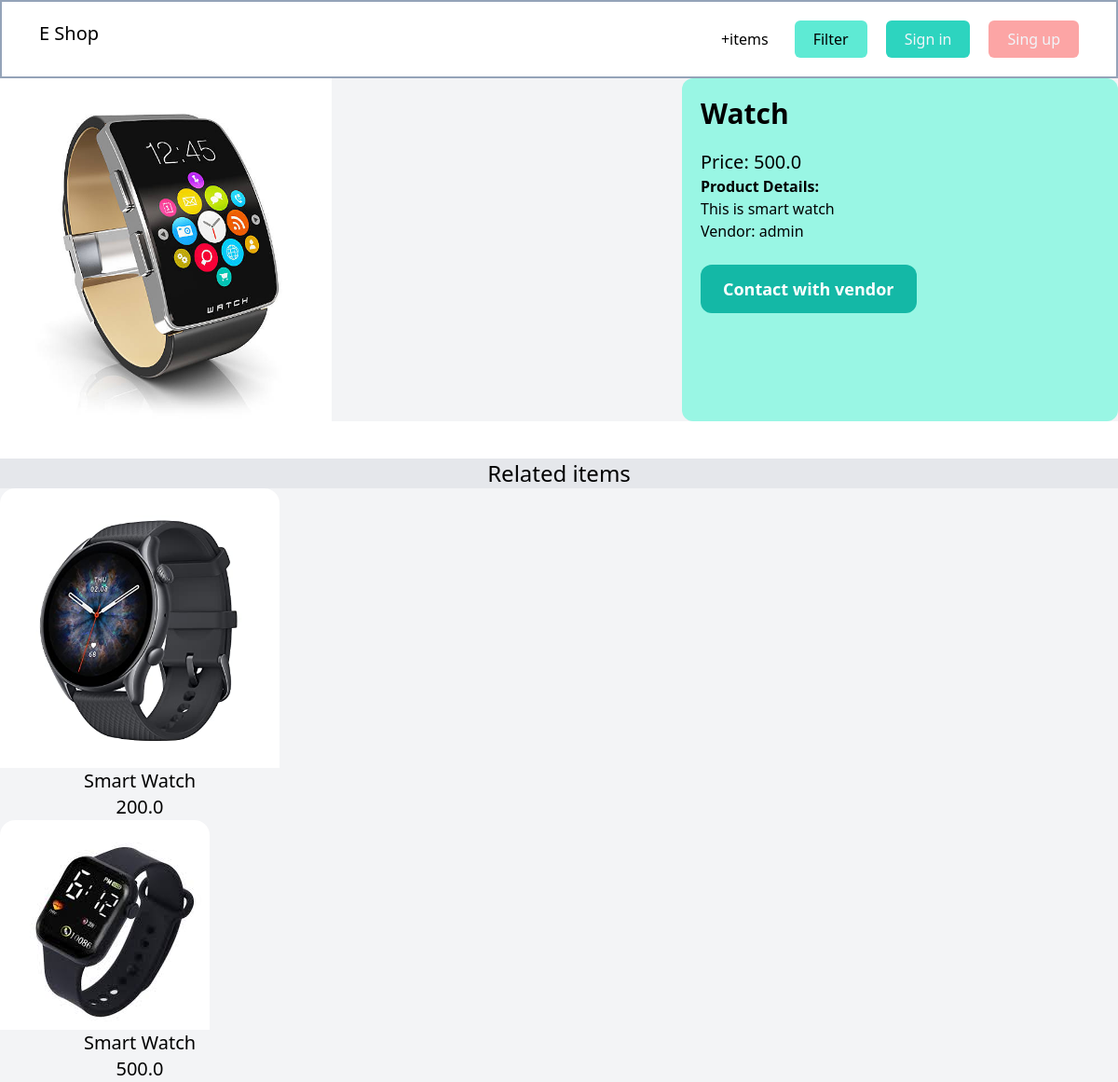
/items/3/, run on an earlier commit of the app's database.
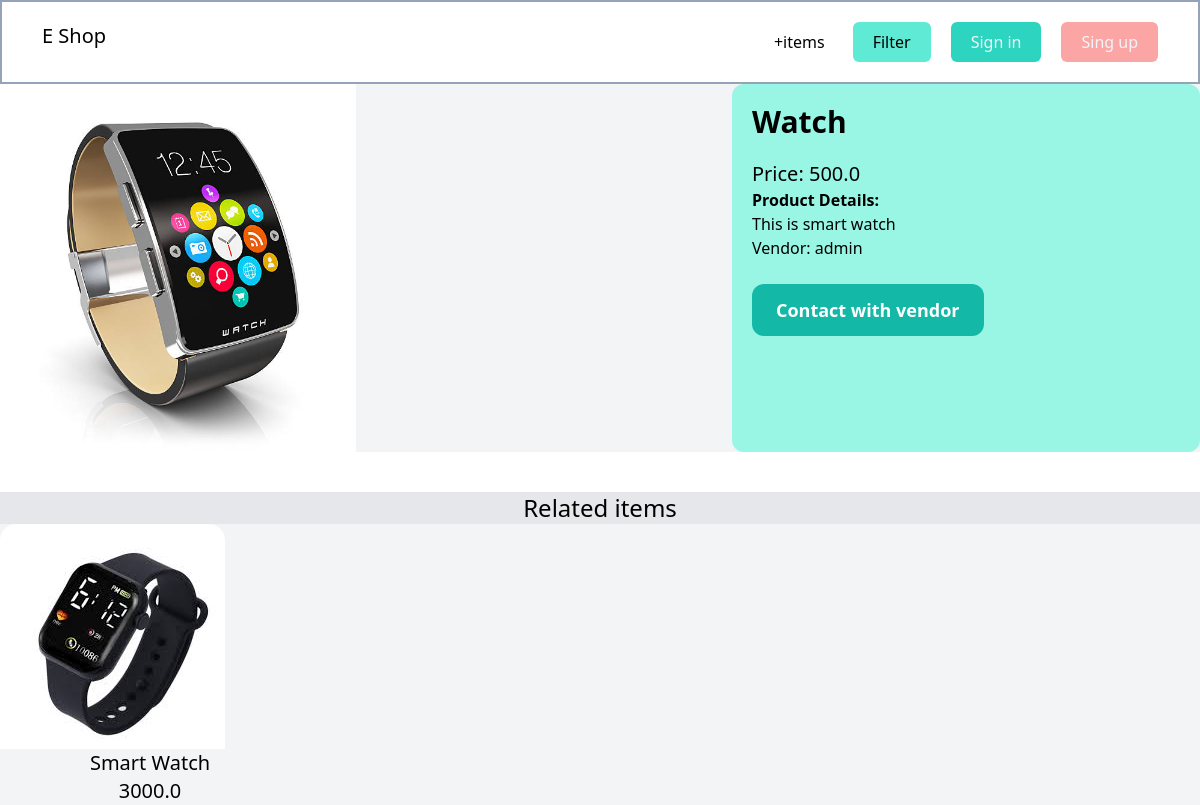
And on a later commit of the database.
### item/models.py (models this page shows, shortened)
class Items(models.Model):
    Name = models.CharField(max_length=200)
    category = models.ForeignKey(Category, related_name='items', on_delete=models.CASCADE)
    description = models.TextField(blank=True, null=True)
    price = models.FloatField()
    image = models.ImageField(upload_to='product_images', blank=True, null=True)
    is_sold = models.BooleanField(default=False)
    created_at = models.DateTimeField(auto_now_add=True)
    created_by = models.ForeignKey(User, related_name = 'items', on_delete=models.CASCADE)
    class Meta:
        ordering = ['Name']
        verbose_name_plural = 'Items'

### item/views.py (the view)
# urls.py: path('<int:pk>/', views.details, name='detail'),
def details(request,pk):
    item = get_object_or_404(Items, pk=pk)
    related_items = Items.objects.filter(category=item.category,is_sold=False).exclude(pk=pk)[:3]
    return render(request, 'item/detail.html',{'item':item ,'related_items':related_items})

### item/templates/item/detail.html (shortened to what this page needs)
{% extends 'mainapp/base.html' %}
{% block content%}
<div class="grid grid-cols-5 gap-5 bg-gray-100">
    <div class="col-span-3 rounded">
        <img class="w-1/2" src="{{  item.image.url  }}" alt="">
    </div>
    <div class="col-span-2 p-5 bg-teal-200 rounded-xl">
        <h1 class="mb-5 text-3xl"> <strong class="font-semibold">{{ item.Name }}</strong></h1>
        <p class="text-xl">Price: {{ item.price }}</p>
        <p><strong>Product Details:</strong><br>
            <span class="">{{ item.description }}</span>
        </p>
        {% if request.user == item.created_by %}
        <div class="mt-5 grid grid-cols-5 gap-5">
            <a href="{% url 'item:edit' item.id %}" class="bg-teal-400 text-slate-100 py-2 px-3 rounded-md hover:bg-teal-700">Edit</a>
            <a href="{% url 'item:delete' item.id %}" class="bg-red-300 text-slate-100 py-2 px-3 rounded-md hover:bg-red-700">Delete</a>
        </div>
        {% else %}
        <p class="">Vendor: {{ item.created_by.username }}</p>
        <a href="#" class="inline-block mt-6 px-6 py-3 text-lg font-semibold bg-teal-500 text-white rounded-xl hover:bg-teal-700">Contact with vendor</a>
        {% endif %}
    </div>
</div>
<div class="mt-10 bg-gray-200">
    <h2 class="text-2xl text-center">Related items</h2>
    <div>
        {% for item in related_items %}
        <div class="grid grid-cols-4 bg-gray-100 w-76">
            <a href="{%url 'item:detail' item.id%}">
                <div class="w-full">
                    <img class="rounded-t-2xl" src="{{ item.image.url }}" alt="">
                    <div>
                        <h2 class="text-center text-xl">{{item.Name}}</h2>
                        <p class="text-center te text-xl">{{item.price}}</p>
                    </div>
                </div>
            </a>
        </div>
        {% endfor %}
    </div>
</div>
{% endblock %}

### mainapp/templates/mainapp/base.html (shortened to what this page needs)
<!DOCTYPE html>
<html lang="en">
<head>
    <script src="https://cdn.tailwindcss.com"></script>
</head>
<body >
    <nav class="px-10 py-5 border-solid border-2 border-slate-400  flex item-center justify-between">
    <a class="text-xl " href="/">E Shop</a>
    <div class="gap-x-5 flex justify-between">
        <a class="px-2 py-2 rounded-md hover:bg-teal-200"
        href="{% url 'item:add' %}">+items</a>
        <a class="bg-teal-300 px-5 py-2 rounded-md hover:bg-teal-600"
        href="#">Filter</a>
        {% if request.user.is_authenticated %}
        <a class="bg-teal-300 px-5 py-2 rounded-md hover:bg-teal-600"
        href="{% url 'deshboard:index' %}">go to dashboard</a>
        <a class="bg-red-300 text-slate-100 px-2 py-2 rounded-md hover:bg-red-700"
        href="{% url 'mainapp:logout' %}">Log out</a>
        {% else %}
        <a class="bg-teal-400 text-slate-100 px-5 py-2 rounded-md hover:bg-teal-700"
        href="{% url 'mainapp:signin' %}">Sign in</a>
        <a class="bg-red-300 text-slate-100 px-5 py-2 rounded-md hover:bg-red-700"
        href="{% url 'mainapp:signup' %}">Sing up</a>
        {% endif %}
    </div>
</nav>
{% block content%}
{% endblock %}
</body>
</html>

What changed in the data, as far as the page shows it:
removed Items: image (picture), Name "Smart Watch", price "200.0"
removed Items: image (picture), Name "Smart Watch", price "500.0"
added Items: image (picture), Name "Smart Watch", price "3000.0"
